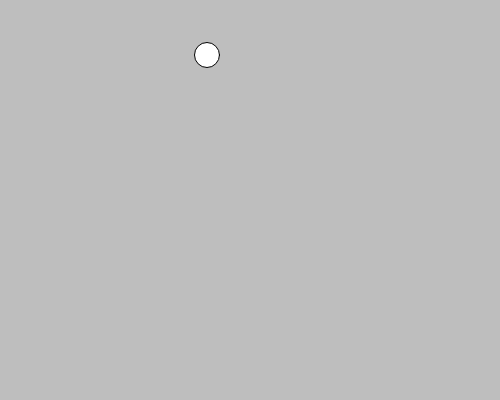
Frame 1 (no input)
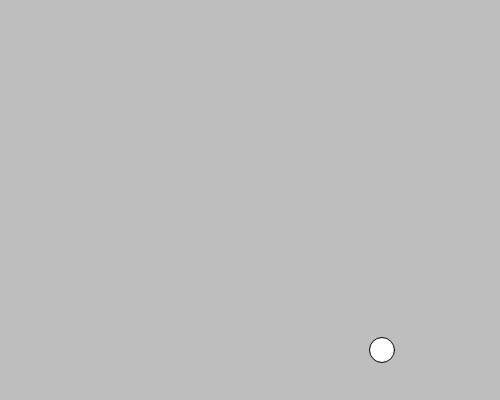
Frame 60 (no input)
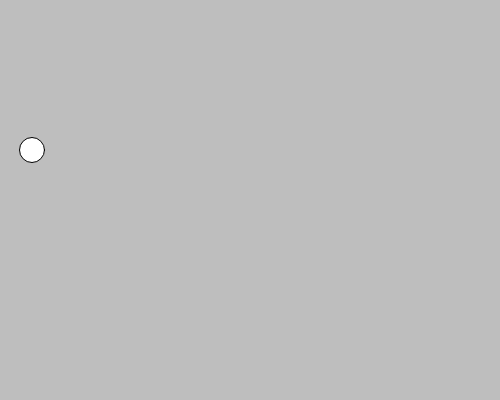
Frame 120 (the mouse pressed at the canvas centre since frame 60)

The p5.js sketch that drew these frames (run headless with seeded random() and noise() and a simulated clock; from frame 60 on, the mouse is pressed at the canvas centre):

// p5.js sketch
// ── sketch.js
let posX
let velX

let posY, velY

function setup() {
	createCanvas(500, 400)

	posX = 200
	velX = 7

	posY = 50
	velY = 5

}

//option e tasto con freccia in basso per spostare

function draw() {
	
	posX = posX + velX
	posY = posY + velY

	if(posX >= width) {
		velX = -velX
	} else if (posX < 0) {
		velX = -velX
	}

	if(posY >= height) {
		velY = -velY
	} else if (posY < 0) {
		velY = -velY
	}
	
	background(190)

	ellipse(posX, posY, 25)

}
